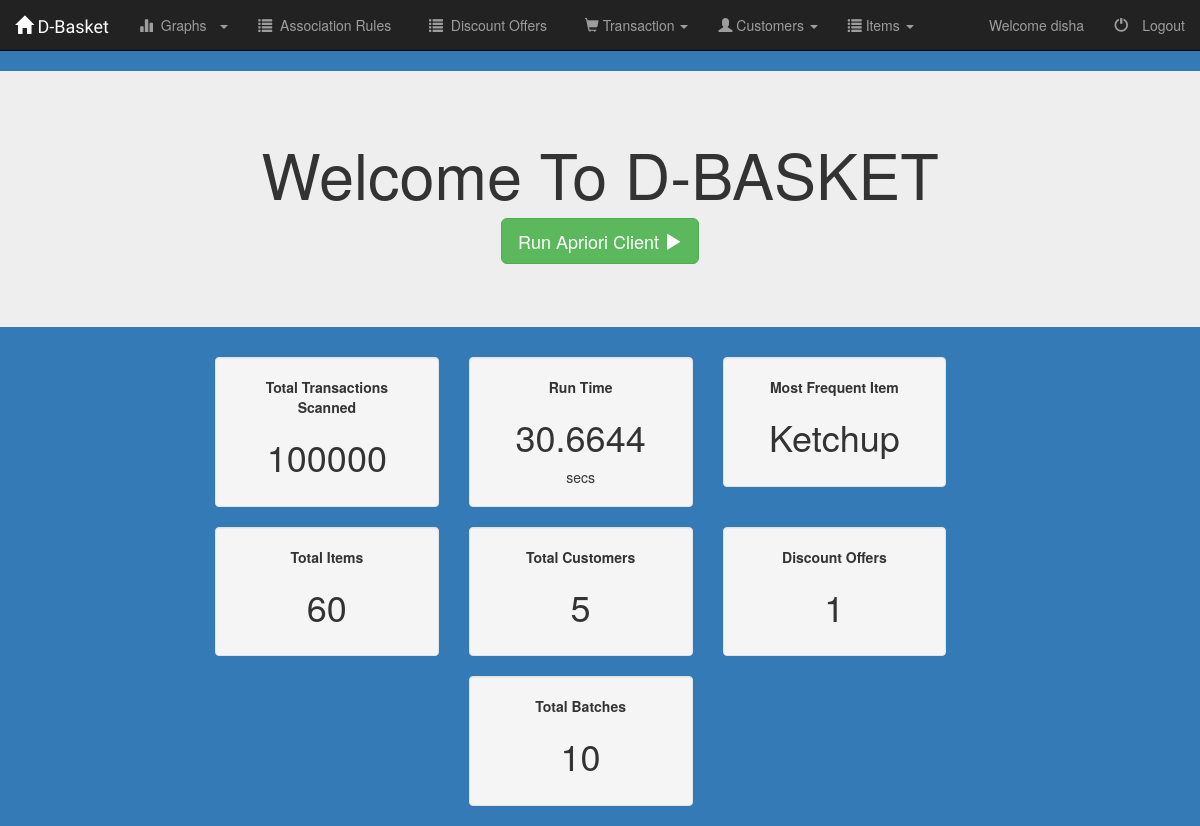
The app's page /emp/home (signed in), older data.
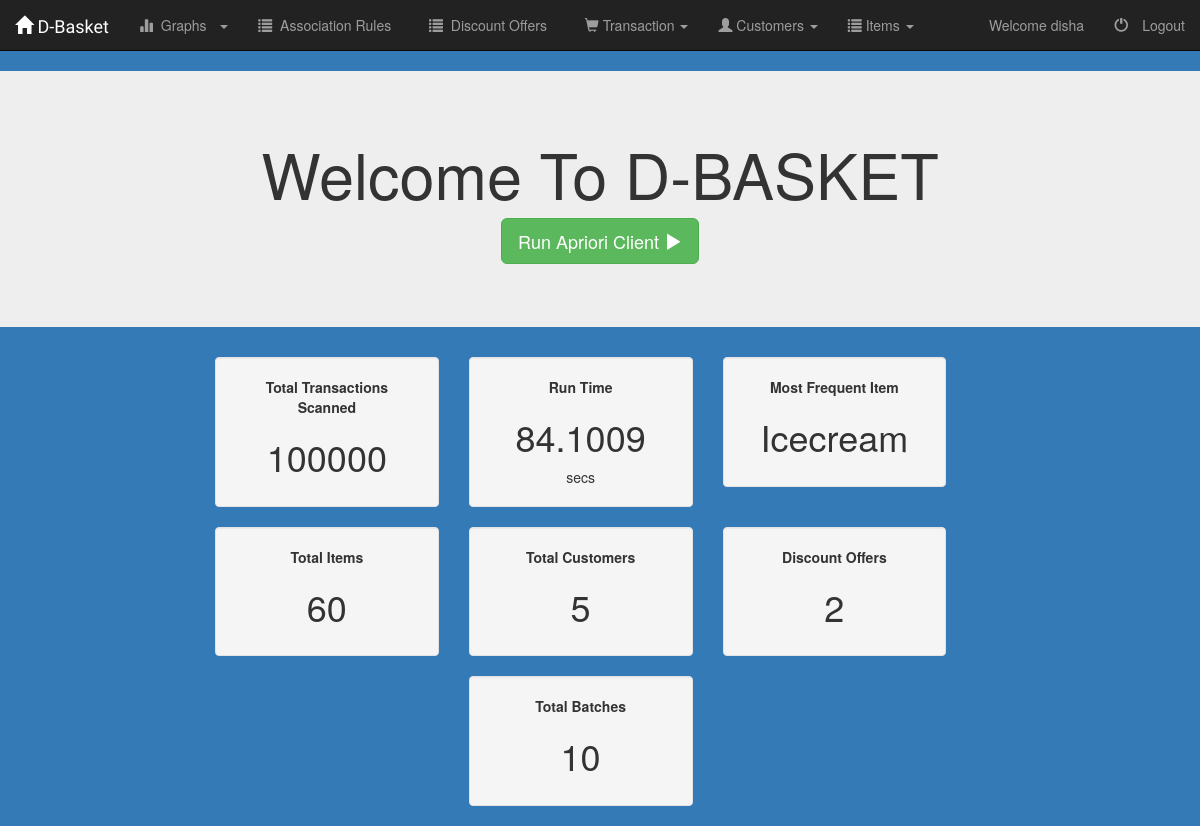
The same page, newer data.
### AdminPanel/models.py (models this page shows, shortened)
class Statistic(models.Model):
	rows_scanned = models.BigIntegerField(default = 1)
	run_time = models.FloatField()
	most_frequent_item = models.ForeignKey(Item, on_delete=models.CASCADE, blank=True, null=True)
	total_batches = models.IntegerField()

class Item(models.Model):
	item_name = models.CharField(max_length = 50, verbose_name = 'Item Name')
	stocks = models.IntegerField()

### AdminPanel/views.py (the view)
class AdminFormView(View):
    def get(self, request, *args, **kwargs):
        template = "AdminPanel/home.html"
        stats_object = Statistic.objects.first()
        item_count = Item.objects.count()
        customer_count = Customer.objects.count()
        discount_count = Discount.objects.count()
        context = {
            'stats_object' : stats_object,
            'item_count' : item_count,
            'customer_count' : customer_count,
            'discount_count' : discount_count,
            'rows_scanned' : (stats_object.rows_scanned - 1)
        }
        return render(request, template, context)

### AdminPanel/templates/AdminPanel/home.html (shortened to what this page needs)
{% extends "base.html" %}
{% block tabs %}
	{% include "AdminPanel/tabs.html" with active_tab='home' %}
{% endblock tabs %}
{% block content %}
	<div class="jumbotron">
		<div class="container text-center">
			<h1>Welcome To D-BASKET</h1>
			<p>
				<a class ="btn btn-success btn-lg " href="{% url 'adminpanel:runclient' %}">
					Run Apriori Client
					<span class="glyphicon glyphicon-play" aria-hidden="true"/>
				</a>
			</p>
		</div>
	</div>
	<div id="">
		<div class="row col-md-offset-2">
			<div class="container col-md-3">
		  		<div class="well text-center">
		  			<b>Total Transactions Scanned</b><br/>
					<h1>{{rows_scanned}}</h1>
		  		</div>
			</div>
			<div class="container col-md-3">
		  		<div class="well text-center">
		  			<b>Run Time</b><br/>
					<h1>{{stats_object.run_time}}</h1> secs
		  		</div>
			</div>
			<div class="container col-md-3">
		  		<div class="well text-center">
		  			<b>Most Frequent Item</b><br/>
					<h1>{{stats_object.most_frequent_item.item_name.capitalize}}</h1>
		  		</div>
			</div>
		</div>
		<div class="row col-md-offset-2">
			<div class="container col-md-3">
		  		<div class="well text-center">
		  			<b>Total Items</b><br/>
					<h1>{{item_count}}</h1>
		  		</div>
			</div>
			<div class="container col-md-3">
		  		<div class="well text-center">
		  			<b>Total Customers</b><br/>
					<h1>{{customer_count}}</h1>
		  		</div>
			</div>
			<div class="container col-md-3">
		  		<div class="well text-center">
		  			<b>Discount Offers</b><br/>
					<h1>{{discount_count}}</h1>
		  		</div>
			</div>
		</div>
		<div class="row col-md-offset-2">
			<div class="container col-md-offset-3 col-md-3">
		  		<div class="well text-center">
		  			<b>Total Batches</b><br/>
					<h1>{{stats_object.total_batches}}</h1>
		  		</div>
			</div>
		</div>
	</div>
{% endblock content %}

Row changes from the older to the newer data that the page shows:
changed Statistic: run_time "30.6644" → "84.1009"; most_frequent_item.item_name "Ketchup" → "Icecream"
Text that changed along with them:
{{ discount_count }}: "1" → "2"
